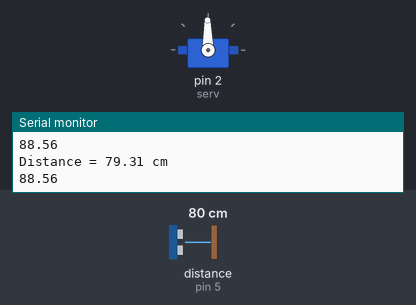
A sketch run on a simulated Arduino Uno, built with avr-gcc and run on an emulated ATmega328P. Shown: servo, the last lines printed to the serial monitor. Wiring (inferred from the names in the program): ultrasonic range finder: trigger pin 6; echo pin 5. The test bench sets the inputs (shaded band); at power-on: distance to the obstacle (sensor on pin 5) 80 cm. The echo pulse lasts 58.3 µs per cm.

Above: at 1.2 s.
1.3 s: distance to the obstacle (sensor on pin 5) set to 2 cm
At 1.58 s:
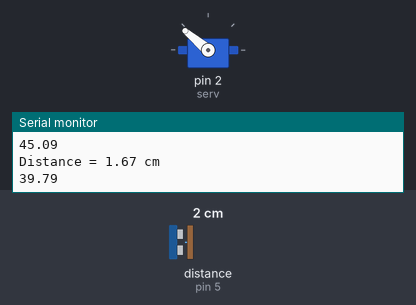
4.3 s: distance to the obstacle (sensor on pin 5) set to 4 cm
At 5.1 s:
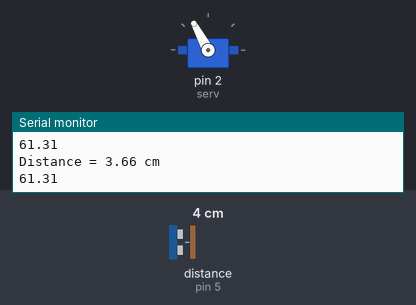
5.8 s: distance to the obstacle (sensor on pin 5) set to 60 cm
At 6.2 s:
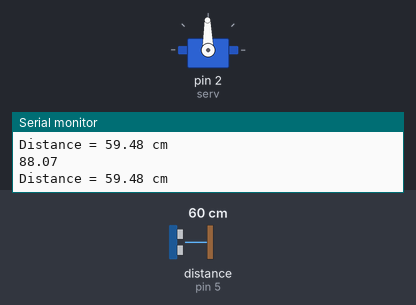
Timing chart, 0 to 8.8 s (numbered marks = the images above; inputs shaded):
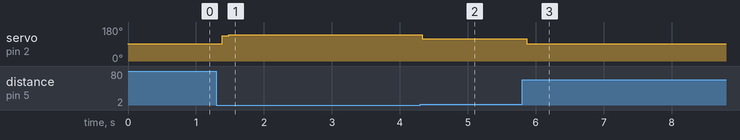

The sketch:

TEST.ino
```cpp
//Zero degree should always look to the right
#include <Servo.h>
#define trig 6 //HC-SR04 trig pin
#define echo 5 //HC-SR04 echo pin
#define serv 2 //Servo(knob) pin
#define conf 0 //if conf=0 then servo it is on the right side of HS-SR04 else left side
#define dist 2 //distance between servo and ultrasonic
Servo myservo; //servo object
long duration; //ultrasonic duration
float pos=90; //servo position
float obj=0; //distance between ultrasonic and object
void setup() {
 myservo.attach(serv);
 pinMode(trig,OUTPUT);
 pinMode(echo,INPUT);
 Serial.begin(9600);

}

void loop() {
  //initialisation
  digitalWrite(trig, LOW);
  delayMicroseconds(5);
  digitalWrite(trig, HIGH);
  delayMicroseconds(10);
  digitalWrite(trig, LOW);
  duration = pulseIn(echo, HIGH);
  obj= duration*0.034/2;  // Calculate the distance:
  if(obj<=400) //400 its max distance for HC-SR04
  {
  Serial.print("Distance = "); // Print the distance on the Serial Monitor
  Serial.print(obj);
  Serial.println(" cm");
  }
  else
  Serial.println("So far ");
  pos = (atan(obj/dist))*180/PI; //calculate the angle for servo
  Serial.println(pos);
  if(pos>=90)
  Serial.println("So far ");
  if(conf==0)
  myservo.write(180-pos);
  else
  myservo.write(pos);
  delay (100);


}
```

Measured:
- after the input at 1.3 s, servo on pin 2 (serv): 91° → 134° after 0.08 s, then repeats every 0.31 s: 140° 0.20 s, 139° 0.10 s
- after the input at 5.8 s, servo on pin 2 (serv): 118° → 91° after 0.06 s
